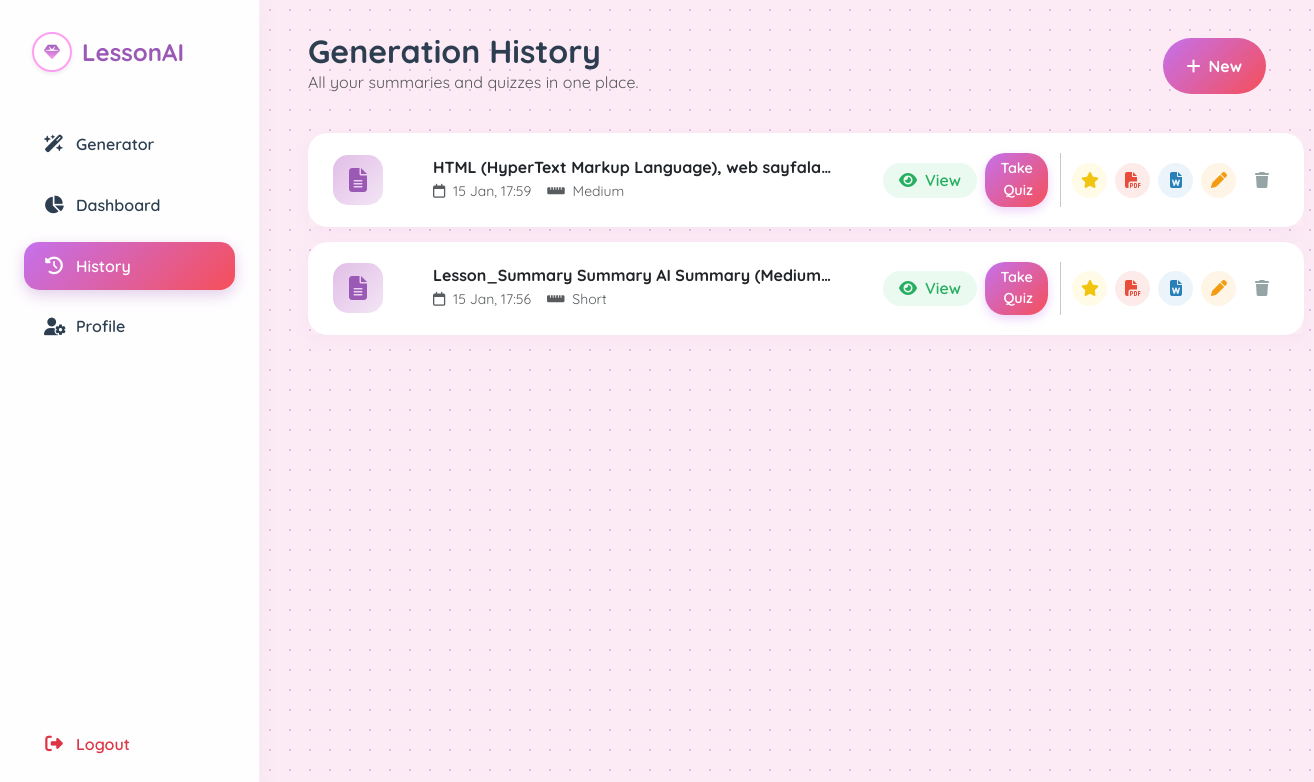
The page /history (signed in) on the database its author committed.
### app/models/content.py (models this page shows, shortened)
class Content(db.Model):
    id = db.Column(db.Integer, primary_key=True)
    user_id = db.Column(db.Integer, db.ForeignKey('user.id'), nullable=False)
    original_text = db.Column(db.Text, nullable=False)
    summary_text = db.Column(db.Text, nullable=False)
    quiz_data_json = db.Column(db.Text, nullable=False)
    length_pref = db.Column(db.String(50))
    created_at = db.Column(db.DateTime, default=datetime.utcnow)

### run.py (the view)
@app.route('/history')
@login_required
def history(): return render_template('history.html', history=ContentController().get_history())

### app/controllers/content_controller.py (called while the page is built)
    def get_history(self):
        return Content.query.filter_by(user_id=current_user.id).order_by(Content.created_at.desc()).all()

### app/templates/history.html (shortened to what this page needs)
<!DOCTYPE html>
<html lang="en">
<head>
    <link href="https://cdn.jsdelivr.net/npm/bootstrap@5.3.0/dist/css/bootstrap.min.css" rel="stylesheet">
    <link rel="stylesheet" href="https://cdnjs.cloudflare.com/ajax/libs/font-awesome/6.4.0/css/all.min.css">
    <link rel="stylesheet" href="{{ url_for('static', filename='style.css') }}?v=48">
</head>
<body>
    <div class="sidebar">
        <div class="brand-box">
            <div class="bg-white text-danger rounded-circle d-flex align-items-center justify-content-center shadow-sm" style="width: 40px; height: 40px; border: 2px solid #ff9ff3;">
                <i class="fa-solid fa-gem" style="background: -webkit-linear-gradient(#9b59b6, #ff9ff3); -webkit-background-clip: text; -webkit-text-fill-color: transparent;"></i>
            </div>
            <h4 class="fw-bold m-0" style="color: #9b59b6;">LessonAI</h4>
        </div>
        <ul class="nav-links">
            <li class="nav-item"><a href="/" class="nav-link"><i class="fa-solid fa-wand-magic-sparkles"></i> Generator</a></li>
            <li class="nav-item"><a href="/dashboard" class="nav-link"><i class="fa-solid fa-chart-pie"></i> Dashboard</a></li>
            <li class="nav-item"><a href="/history" class="nav-link active"><i class="fa-solid fa-clock-rotate-left"></i> History</a></li>
            <li class="nav-item"><a href="/profile" class="nav-link"><i class="fa-solid fa-user-gear"></i> Profile</a></li>
        </ul>
        <div class="mt-auto">
            <a href="/logout" class="nav-link text-danger"><i class="fa-solid fa-right-from-bracket"></i> Logout</a>
        </div>
    </div>
    <div class="main-content">
        <div class="d-flex justify-content-between align-items-end mb-4">
            <div>
                <h2 class="fw-bold m-0" style="color: #2c3e50;">Generation History</h2>
                <p class="text-muted m-0">All your summaries and quizzes in one place.</p>
            </div>
            <a href="/" class="btn btn-gradient px-4" style="width: auto;">
                <i class="fa-solid fa-plus me-2"></i>New
            </a>
        </div>
        <div class="animate-fade-in">
            <table class="w-100 history-table">
                <tbody>
                    {% for item in history %}
                    <tr class="history-row">
                        <td style="width: 80px;">
                            <div class="icon-box">
                                <i class="fa-solid fa-file-lines"></i>
                            </div>
                        </td>
                        <td style="cursor: pointer;" data-bs-toggle="modal" data-bs-target="#viewModal{{ item.id }}">
                            <h6 class="fw-bold text-dark m-0 text-truncate" style="max-width: 400px;">
                                {{ item.original_text[:50] }}...
                            </h6>
                            <div class="d-flex gap-3 mt-1">
                                <small class="text-muted"><i class="fa-regular fa-calendar me-1"></i> {{ item.created_at.strftime('%d %b, %H:%M') }}</small>
                                <small class="text-muted"><i class="fa-solid fa-ruler-horizontal me-1"></i> {{ item.length_pref }}</small>
                            </div>
                        </td>
                        <td class="text-end">
                            <div class="d-flex align-items-center justify-content-end gap-2">
                                <button class="btn btn-icon btn-view" data-bs-toggle="modal" data-bs-target="#viewModal{{ item.id }}" title="Read & Listen">
                                    <i class="fa-solid fa-eye me-2"></i>View
                                </button>
                                <a href="/take-quiz/{{ item.id }}" class="btn-quiz-mini">
                                    Take Quiz
                                </a>
                                <button class="btn btn-icon btn-rate" data-bs-toggle="modal" data-bs-target="#rateModal{{ item.id }}" title="Rate Content">
                                    <i class="fa-solid fa-star"></i>
                                </button>
                                <a href="/download/{{ item.id }}" class="btn btn-icon btn-pdf" title="Download PDF">
                                    <i class="fa-solid fa-file-pdf"></i>
                                </a>
                                <a href="/download-word/{{ item.id }}" class="btn btn-icon btn-word" title="Download Word">
                                    <i class="fa-solid fa-file-word"></i>
                                </a>
                                <a href="/edit/{{ item.id }}" class="btn btn-icon btn-edit" title="Edit Content">
                                    <i class="fa-solid fa-pen"></i>
                                </a>
                                <form action="/delete-content/{{ item.id }}" method="POST" class="d-inline" onsubmit="return confirm('Are you sure?');">
                                    <button type="submit" class="btn btn-icon btn-delete" title="Delete">
                                        <i class="fa-solid fa-trash"></i>
                                    </button>
                                </form>
                            </div>
                        </td>
                    </tr>
                    {% endfor %}
                </tbody>
            </table>
        </div>
    </div>
</body>
</html>

### app/static/style.css (style rules this page uses)
:root { --primary: #9b59b6; --secondary: #ff9ff3; --sidebar-width: 260px; --bg-color: #fcebf5; --gradient-main: linear-gradient(135deg, #c471ed 0%, #f64f59 100%); --text-dark: #2c3e50; --shadow-soft: 0 10px 30px -5px rgba(155, 89, 182, 0.15); }
body { font-family: 'Quicksand', sans-serif; background-color: var(--bg-color); background-image: radial-gradient(#e1bee7 1px, transparent 1px); background-size: 20px 20px; margin: 0; overflow-x: hidden; }
.sidebar { width: var(--sidebar-width); height: 100vh; position: fixed; top: 0; left: 0; background: rgba(255, 255, 255, 0.95); backdrop-filter: blur(10px); border-right: 1px solid rgba(155, 89, 182, 0.1); padding: 2rem 1.5rem; display: flex; flex-direction: column; z-index: 1000; box-shadow: 5px 0 25px rgba(0,0,0,0.02); }
.brand-box { display: flex; align-items: center; gap: 10px; margin-bottom: 3rem; padding-left: 0.5rem; }
.nav-links { list-style: none; padding: 0; margin: 0; flex-grow: 1; }
.nav-item { margin-bottom: 0.8rem; }
.nav-link { display: flex; align-items: center; gap: 12px; padding: 12px 20px; color: var(--text-dark); text-decoration: none; border-radius: 15px; font-weight: 600; transition: all 0.3s ease; }
.nav-link i { font-size: 1.1rem; width: 20px; text-align: center; }
.nav-link.active { background: var(--gradient-main); color: white; box-shadow: 0 5px 15px rgba(155, 89, 182, 0.3); }
.main-content { margin-left: var(--sidebar-width); padding: 2rem 3rem; min-height: 100vh; }
.btn-gradient { background: var(--gradient-main); color: white; border: none; padding: 1rem; border-radius: 50px; font-weight: 700; width: 100%; }

### app/templates/history.html (style rules this page uses)
.history-table { border-collapse: separate; border-spacing: 0 15px; }
.history-row { background: white; box-shadow: 0 5px 15px rgba(155, 89, 182, 0.05); transition: transform 0.2s, box-shadow 0.2s; }
.history-row td { border: none; padding: 20px 25px; vertical-align: middle; }
.history-row td:first-child { border-top-left-radius: 20px; border-bottom-left-radius: 20px; }
.history-row td:last-child { border-top-right-radius: 20px; border-bottom-right-radius: 20px; }
.icon-box { width: 50px; height: 50px; background: linear-gradient(135deg, #e1bee7 0%, #f3e5f5 100%); color: #9b59b6; border-radius: 15px; display: flex; align-items: center; justify-content: center; font-size: 1.5rem; }
.btn-icon { width: 35px; height: 35px; display: inline-flex; align-items: center; justify-content: center; border-radius: 50%; transition: all 0.2s; border: 1px solid transparent; text-decoration: none; }
.btn-pdf { color: #e74c3c; background: #fcebe9; }
.btn-word { color: #2980b9; background: #eaf4fa; }
.btn-edit { color: #f39c12; background: #fef5e7; }
.btn-rate { color: #f1c40f; background: #fffbe6; }
.btn-view { color: #27ae60; background: #eafaf1; font-weight: 600; width: auto; padding: 0 15px; border-radius: 20px; height: 35px; }
.btn-delete { color: #95a5a6; }
.btn-quiz-mini { background: linear-gradient(135deg, #c471ed 0%, #f64f59 100%); color: white; border: none; padding: 5px 15px; border-radius: 20px; font-weight: 600; font-size: 0.9rem; text-decoration: none; box-shadow: 0 4px 10px rgba(196, 113, 237, 0.3); }

### rows shown on the page
Content: original_text "HTML (HyperText Markup Language), web sayfala…", created_at "15 Jan, 17:59", length_pref "Medium"
Content: original_text "Lesson_Summary Summary AI Summary (Medium…", created_at "15 Jan, 17:56", length_pref "Short"
